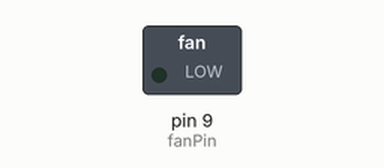
Bench run of a sketch on a simulated Arduino Uno, built with avr-gcc and run on an emulated ATmega328P. Shown: switched loads named in the sketch (green lamp = pin HIGH).

Above: at 0.05 s.
At 10.05 s:
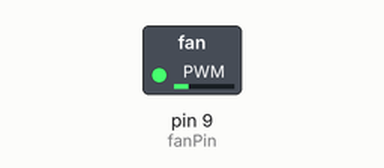
At 12.45 s:
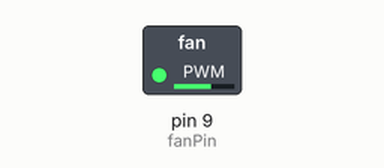
At 14.95 s:
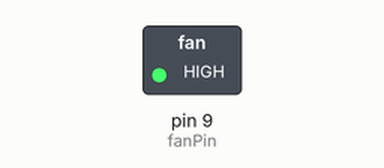
Timing chart, 0 to 19.5 s (numbered marks = the images above):
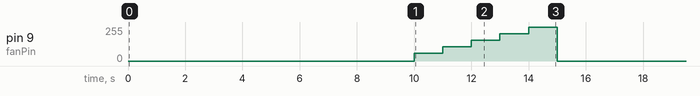

Measured:
- by itself, pin 9 (fanPin): ramps from 0/255 to 255/255 and jumps back, once every 15.0 s

The sketch:

exercise_2a_pwm_pinfan_ramp.ino
```cpp
const int fanPin = 9;   // fan dreiven by PWM pin over a transistor

void setup() {
  pinMode(fanPin, OUTPUT);
}

void loop() {
  // 10s off, 5s on
  analogWrite(fanPin, 0);
  delay(10000);

  // 5s on with speed increasing per second
  for (int step = 0; step < 5; step++) {
    // duty from bottom to top
    int duty = map(step, 0, 4, 60, 255);
    analogWrite(fanPin, duty);
    delay(1000);
  }
}
```

exercise1_led_in_bare_metal.c
```cpp
#define F_CPU 16000000UL        // 16MHz on the CPU
#include <avr/io.h>
#include <util/delay.h>

int main(void)
{
    // Set PB5 as output (DDB5 bit in DDRB = 1)
    DDRB |= (1 << DDB5);

    while (1)
    {
        // LED ON for 3 seconds
        PORTB |= (1 << PORTB5);   // PB5 oon high
        _delay_ms(3000);

        // LED OFF for 1 second
        PORTB &= ~(1 << PORTB5);  // PB5 on low
        _delay_ms(1000);
    }
}
```
